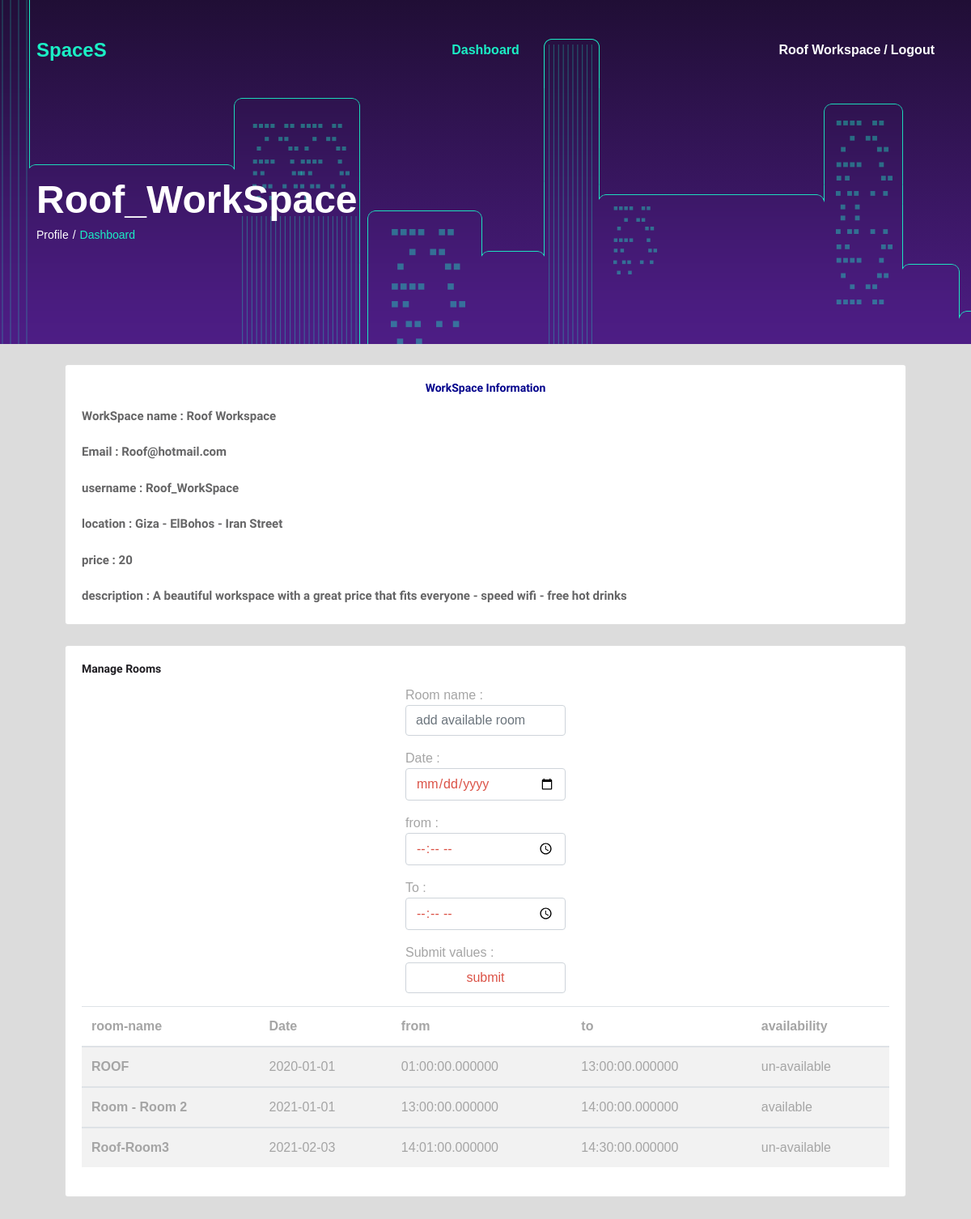
The app's page /WSpaceprofile.php (signed in), older data.
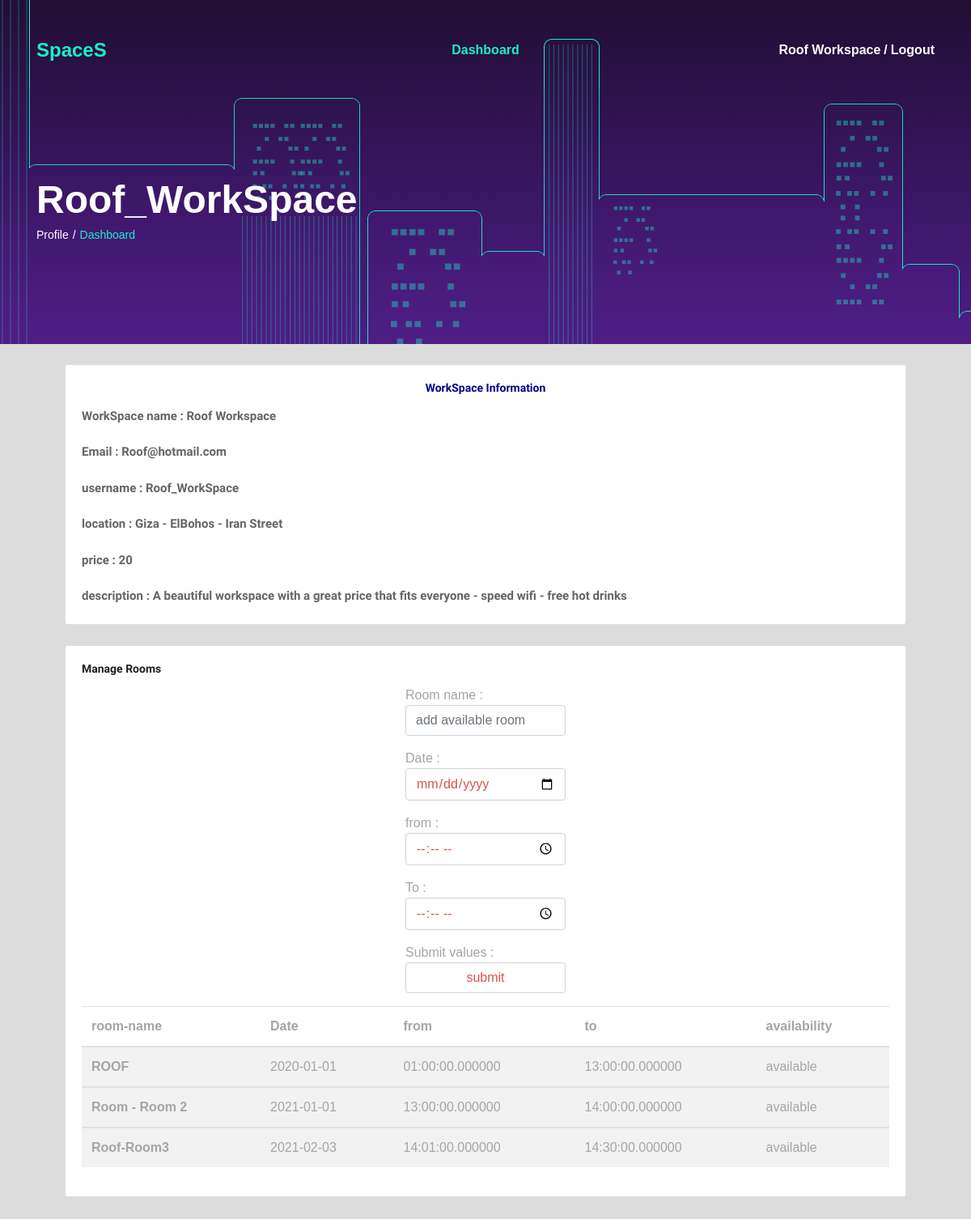
The same page, newer data.
### tables this page shows
CREATE TABLE `workspaces` (
  `id` int(11) NOT NULL,
  `name` varchar(255) NOT NULL,
  `email` varchar(255) NOT NULL,
  `password` varchar(255) NOT NULL,
  `Username` varchar(255) NOT NULL,
  `groupid` int(11) NOT NULL,
  `description` varchar(255) DEFAULT NULL,
  `location` varchar(255) DEFAULT NULL,
  `price` varchar(255) DEFAULT NULL,
  `regstatus` int(11) DEFAULT NULL
);

CREATE TABLE `times` (
  `id` int(11) NOT NULL,
  `times_fk` int(11) DEFAULT NULL,
  `room_name` varchar(255) DEFAULT NULL,
  `status` int(4) DEFAULT NULL,
  `date` date DEFAULT NULL,
  `from_time` time(6) DEFAULT NULL,
  `to_time` time(6) DEFAULT NULL
);

### classes/Connect.php (called while the page is built, shortened)
<?php
class connection
{
	public function Connect()
	{
	  $this->Servename = "localhost";
	  $this->username = "root";
	  $this->password  = "";
	  $this->dbname = "spaces";
	  $conn = new mysqli($this->Servename , $this->username , $this->password , $this->dbname);
	  if ($conn->connect_error) {
    	printf("Connect failed: %s\n", $conn->connect_error);
    	exit();
    }
	    else
	    {
	    	return $conn;
	    }
	}
}
?>

### classes/Session.php (called while the page is built, shortened)
<?php
include_once('connect.php');
class session extends connection
{
	public function retuningdata($sessionname)
	{
		$sql = "SELECT * FROM workspaces WHERE Username = '$sessionname'";
	    $result = $this->Connect()->query($sql);
	    $numrows = $result->num_rows;
	    if($numrows > 0)
	  {
	  	$row = $result->fetch_assoc();
	  	return $row;
	  }
	  else
	  {
	  	return false ;
	  }
	}
}
?>

### WSpaceProfile.php (the view, shortened to what this page needs)
<?php
include_once ('classes/session.php');
include_once ('classes/workspace.php');
$collector = new  session();
$data = $collector->retuningdata($_SESSION['admin']);
$handler = new WSPACEPROF();
?>
<!DOCTYPE html>
<html lang="en">
<head>
<link rel="stylesheet" type="text/css" href="styles/bootstrap-4.1.2/bootstrap.min.css">
<link href="plugins/font-awesome-4.7.0/css/font-awesome.min.css" rel="stylesheet" type="text/css">
<link rel="stylesheet" type="text/css" href="plugins/OwlCarousel2-2.2.1/owl.carousel.css">
<link rel="stylesheet" type="text/css" href="plugins/OwlCarousel2-2.2.1/owl.theme.default.css">
<link rel="stylesheet" type="text/css" href="plugins/OwlCarousel2-2.2.1/animate.css">
<link rel="stylesheet" type="text/css" href="styles/blog.css">
<link rel="stylesheet" type="text/css" href="styles/blog_responsive.css">
<link rel="stylesheet" type="text/css" href="styles/workspace.css" >
    <link rel="stylesheet" href="https://cdnjs.cloudflare.com/ajax/libs/font-awesome/4.7.0/css/font-awesome.min.css">
    <link href="http://maxcdn.bootstrapcdn.com/font-awesome/4.2.0/css/font-awesome.min.css" rel="stylesheet">
    <link href="assets/css/pe-icon-7-stroke.css" rel="stylesheet" />
</head>
<body>
<div class="super_container">
  <header class="header trans_400">
		<div class="container">
			<div class="row">
				<div class="col">
					<div class="header_content d-flex flex-row align-items-center justify-content-start trans_400">
						<div class="logo"><a href=""><span>SpaceS</span></a></div>
						<nav class="main_nav ml-auto mr-auto">
							<ul class="d-flex flex-row align-items-center justify-content-start">
				                <li  class="active"><a href="WSpaceProfile.php">Dashboard</a></li>
							</ul>
						</nav>
						<div class="log_reg">
							<div class="log_reg_content d-flex flex-row align-items-center justify-content-start">
								<div class="login log_reg_text"><a href="WSpaceProfile.php"><?php echo $data['name']; ?></a></div>
								<div class="register log_reg_text"><a href="index.php">Logout</a></div>
							</div>
						</div>
					</div>
				</div>
			</div>
		</div>
	</header>
	<div class="home">
		<div class="background_image background_city" style="background-image:url(images/city_4.png)"></div>
		<div class="home_container">
			<div class="container">
				<div class="row">
					<div class="col">
						<div class="home_content">
							<div class="home_title"><?php echo $_SESSION['admin']; ?></div>
							<div class="breadcrumbs">
								<ul class="d-flex flex-row align-items-center justify-content-start">
									<li><a href="WSpaceProfile.php">Profile</a></li>
									<li>Dashboard</li>
								</ul>
							</div>
						</div>
					</div>
				</div>
			</div>
		</div>
	</div>
<div class="card" style="margin-top: 25px; margin-right: 80px; margin-left: 80px ; margin-bottom: 25px;">
    <div class="card-body">
      <h5 class="card-title" style="text-align: center; color: darkblue">WorkSpace Information</h5>
      <p class="card-text" style="font-weight: bold;"><?php echo "WorkSpace name : " . $data['name']; ?></p>
      <p class="card-text" style="font-weight: bold;"><?php echo "Email : " . $data['email']; ?></p>
      <p class="card-text" style="font-weight: bold;"><?php echo "username : " . $data['Username']; ?></p>
      <p class="card-text" style="font-weight: bold;"><?php echo "location : " . $data['location']; ?></p>
      <p class="card-text" style="font-weight: bold;"><?php echo "price : " . $data['price']; ?></p>
      <p class="card-text" style="font-weight: bold;"><?php echo "description : " . $data['description']; ?></p>
  </div>
</div>
<div class="card" style="margin-top: 25px; margin-right: 80px; margin-left: 80px ; margin-bottom: 25px;">
    <div class="card-body">
      <h5 class="card-title">Manage Rooms</h5>
        <form method="POST">
     	  	<div class="form-group">
        Room name : <input class="form-control" type="text" placeholder="add available room" aria-label="AddRoom" name="AddRoom">
    		</div>
    		<div class="form-group">
        Date : <input class="form-control" type="date"   name="date">
   			 </div>
    		<div class="form-group">
        from : <input class="form-control" type="time"   name="time_from">
    		</div>
    		<div class="form-group">
        To :   <input class="form-control" type="time"   name="time_to">
   			 </div>
         <div class="form-group">
       Submit values :
       <input type="submit" value="submit" class="form-control">
   </div>
       </form>
       <table class="table table-striped">
        <thead>
        <tr>
          <th scope="col">room-name</th>
          <th scope="col">Date</th>
          <th scope="col">from</th>
          <th scope="col">to</th>
          <th scope="col">availability</th>
        </tr>
        <?php
        $userid = $data['id'];
        $handler->showalltables($userid);
        ?>
    </thead>
        </table>
  </div>
</div>
		</div>
</body>
</html>

### classes/Workspace.php (shortened to what this page needs)
<?php
include_once ('connect.php');
class  WSPACEPROF extends connection
{
	public function timetable($userid)
	{
		$sql="SELECT * FROM times INNER JOIN workspaces ON times.times_fk = workspaces.id WHERE workspaces.id = '$userid' ";
		$result = $this->Connect()->query($sql);
	    $numrows = $result->num_rows;
	    if($numrows > 0)
	  {
	  	while ($row = $result->fetch_assoc()) {
	  		$data[] = $row ;
	  }
	  return $data;
	  }
	  else {echo "";}
	}
	public function showalltables($userid)
	{
	  $Datas = $this->timetable($userid);
	  if($Datas != NULL){
	  foreach ($Datas as $data) {
	  	echo "<tbody>";
	  	echo "<tr>";
	  	echo " <th scope='row'>".$data['room_name']."</th>";
	  	echo " <td>".$data['date']."</td>";
	  	echo " <td>".$data['from_time']."</td>";
	  	echo " <td>".$data['to_time']."</td>";
	  	if($data['status'] == 1)
	  	{
	  		echo " <td> available </td>";
	  	}
	  	else
	  	{
	  		echo " <td> un-available </td>";
	  	}
	  	echo "</tr>";
	  	echo "</tbody>";
	  }
	 }
	 else
	 {
	 	echo "No free times assigned";
	 }
	}
	}
?>

### styles/blog.css (style rules this page uses)
* { margin: 0; padding: 0; -webkit-font-smoothing: antialiased; -webkit-text-shadow: rgba(0,0,0,.01) 0 0 1px; text-shadow: rgba(0,0,0,.01) 0 0 1px; }
body { font-family: 'Raleway', sans-serif; font-size: 14px; font-weight: 400; background: #FFFFFF; color: #a5a5a5; }
div { display: block; position: relative; -webkit-box-sizing: border-box; -moz-box-sizing: border-box; box-sizing: border-box; }
ul { list-style: none; margin-bottom: 0px; }
p { font-family: 'Raleway', sans-serif; font-size: 15px; line-height: 1.9; font-weight: 400; color: #656566; -webkit-font-smoothing: antialiased; -webkit-text-shadow: rgba(0,0,0,.01) 0 0 1px; text-shadow: rgba(0,0,0,.01) 0 0 1px; }
p:last-of-type { margin-bottom: 0; }
a { -webkit-transition: all 200ms ease; -moz-transition: all 200ms ease; -ms-transition: all 200ms ease; -o-transition: all 200ms ease; transition: all 200ms ease; }
a, a:hover, a:visited, a:active, a:link { text-decoration: none; -webkit-font-smoothing: antialiased; -webkit-text-shadow: rgba(0,0,0,.01) 0 0 1px; text-shadow: rgba(0,0,0,.01) 0 0 1px; }
h5 { font-size: 14px; }
h1, h2, h3, h4, h5, h6 { font-family: 'Raleway', sans-serif; -webkit-font-smoothing: antialiased; -webkit-text-shadow: rgba(0,0,0,.01) 0 0 1px; text-shadow: rgba(0,0,0,.01) 0 0 1px; line-height: 1.2; font-weight: 700; color: #1f1d22; }
.form-control { color: #db5246; }
.trans_400 { -webkit-transition: all 400ms ease; -moz-transition: all 400ms ease; -ms-transition: all 400ms ease; -o-transition: all 400ms ease; transition: all 400ms ease; }
.super_container { width: 100%; overflow: hidden; }
.background_image { position: absolute; top: 0; left: 0; width: 100%; height: 100%; background-repeat: no-repeat; background-size: cover; background-position: center center; }
.header { position: fixed; top: 0; left: 0; width: 100vw; background: transparent; z-index: 100; }
.header_content { width: 100%; height: 124px; -webkit-transition: all 400ms ease; -moz-transition: all 400ms ease; -ms-transition: all 400ms ease; -o-transition: all 400ms ease; transition: all 400ms ease; }
.logo { position: absolute; top: 50%; left: 0; -webkit-transform: translateY(-50%); -moz-transform: translateY(-50%); -ms-transform: translateY(-50%); -o-transform: translateY(-50%); transform: translateY(-50%); }
.logo a { display: block; font-size: 24px; font-weight: 600; color: #FFFFFF; }
.logo a span { color: #1befc5; }
.main_nav ul li a { font-size: 16px; font-weight: 600; color: #FFFFFF; }
.main_nav ul li.active a, .main_nav ul li a:hover { color: #1befc5; }
.log_reg { position: absolute; top: 50%; right: 0; -webkit-transform: translateY(-50%); -moz-transform: translateY(-50%); -ms-transform: translateY(-50%); -o-transform: translateY(-50%); transform: translateY(-50%); }
.log_reg_text a { font-size: 16px; font-weight: 600; color: #FFFFFF; }
.log_reg_content > div:not(:last-child)::after { display: inline-block; content: '/'; font-size: 16px; font-weight: 600; color: #FFFFFF; margin-left: 4px; margin-right: 4px; }
.home { width: 100%; height: 425px; overflow: hidden; }
.background_city { z-index: 3; }
.home_container { position: absolute; left: 0; top: 53.88%; width: 100%; z-index: 5; }
.home_title { font-size: 48px; font-weight: 600; color: #FFFFFF; line-height: 0.75; }
.breadcrumbs { margin-top: 15px; }
.breadcrumbs ul li, .breadcrumbs ul li a { font-size: 14px; font-weight: 500; color: #FFFFFF; }
.breadcrumbs ul li, .breadcrumbs ul li a:hover { color: #1befc5; }
.breadcrumbs ul li:not(:last-of-type)::after { display: inline-block; font-size: 14px; color: #FFFFFF; font-weight: 500; content: '/'; margin-left: 5px; margin-right: 5px; }

### styles/workspace.css (style rules this page uses)
body { background-color: rgb(220,220,220); padding: 0; margin: 0; top: 0; font-size: 16px; font-family: sans-serif; }

### WSpaceProfile.php (style rules this page uses)
.form-group { margin-left: 400px; margin-right: 400px; }

Row changes from the older to the newer data that the page shows:
changed times "ROOF": status "un-available" → "available"
changed times "Roof-Room3": status "un-available" → "available"
